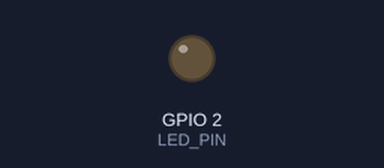
Bench run of a sketch on a simulated ESP32. On the bench: output pins drawn as LEDs (lit = HIGH).

Above: at 1.3 s.
At 9.5 s:
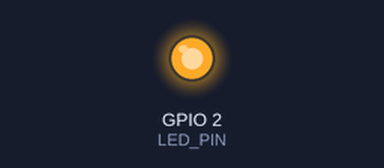
Timing chart, 0 to 9.9 s (numbered marks = the images above):
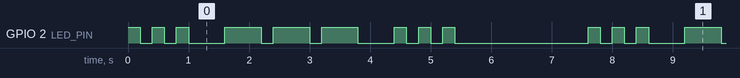

The sketch:

ESP32_SOS_Blink.ino
```cpp
#define LED_PIN 2

void dot() {
  digitalWrite(LED_PIN, HIGH);
  delay(200);
  digitalWrite(LED_PIN, LOW);
  delay(200);
}

void dash() {
  digitalWrite(LED_PIN, HIGH);
  delay(600);
  digitalWrite(LED_PIN, LOW);
  delay(200);
}

void setup() {
  pinMode(LED_PIN, OUTPUT);
}

void loop() {
  // S (...)
  dot();
  dot();
  dot();

  delay(400);

  // O (---)
  dash();
  dash();
  dash();

  delay(400);

  // S (...)
  dot();
  dot();
  dot();

  delay(2000);
}
```

Measured:
- by itself, GPIO 2 (LED_PIN): repeats every 7.6 s: 2 × (LOW 0.20 s, HIGH 0.20 s), LOW 0.60 s, 2 × (HIGH 0.60 s, LOW 0.20 s), HIGH 0.60 s, LOW 0.60 s, 2 × (HIGH 0.20 s, LOW 0.20 s), HIGH 0.20 s, LOW 2.2 s, HIGH 0.20 s
- by itself, everything shown: repeats every 7.6 s, in 18 steps
